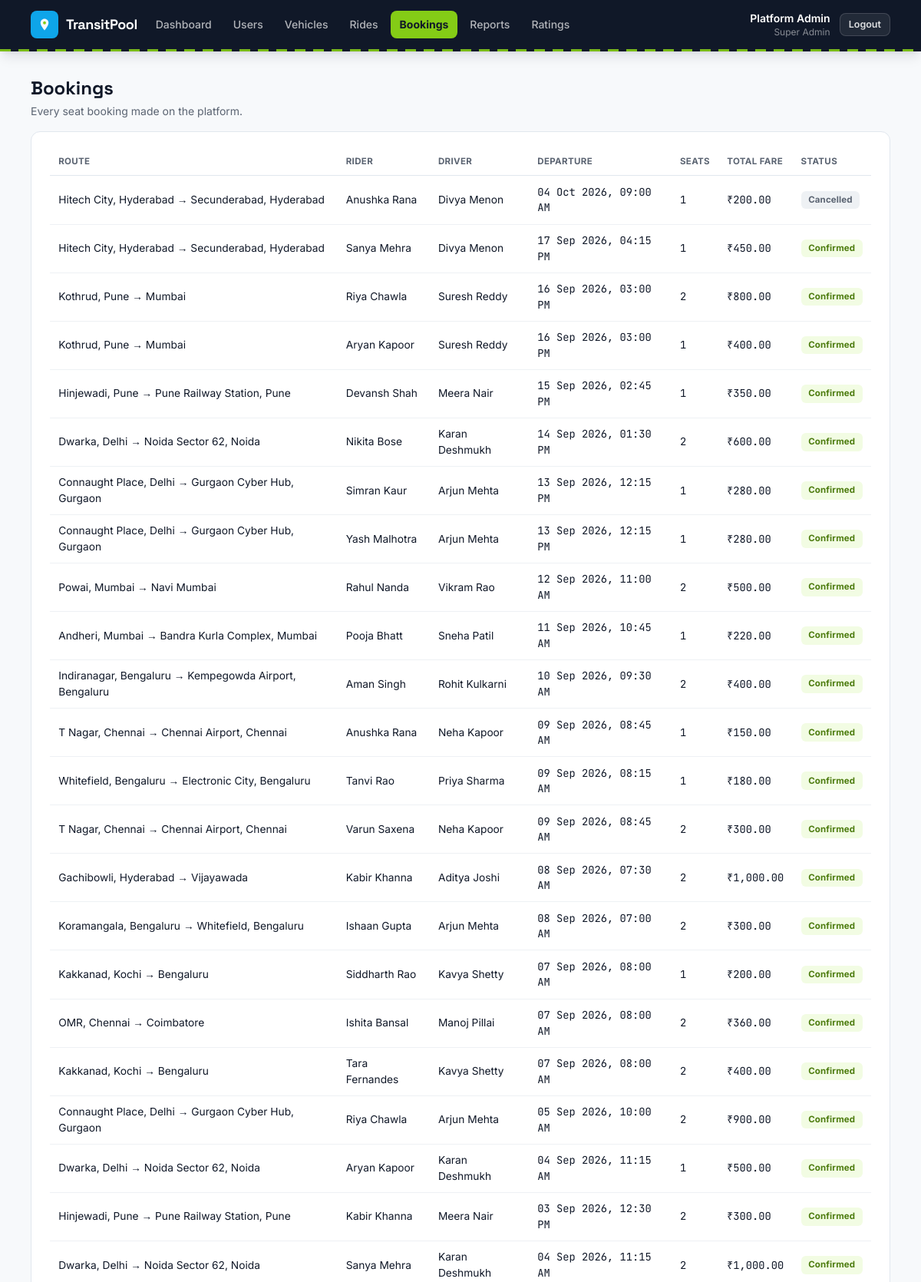
The app's page /index.php?route=admin/bookings (signed in, upper part) with its own data.
### tables this page shows
CREATE TABLE bookings (
    id             INT UNSIGNED AUTO_INCREMENT PRIMARY KEY,
    ride_id        INT UNSIGNED NOT NULL,
    rider_id       INT UNSIGNED NOT NULL,
    seats_booked   TINYINT UNSIGNED NOT NULL,
    fare_per_seat  DECIMAL(8,2) NOT NULL,
    total_fare     DECIMAL(8,2) NOT NULL,
    status         ENUM('confirmed','cancelled') NOT NULL DEFAULT 'confirmed',
    booked_at      TIMESTAMP NOT NULL DEFAULT CURRENT_TIMESTAMP,
    cancelled_at   TIMESTAMP NULL,
    CONSTRAINT fk_bookings_ride  FOREIGN KEY (ride_id)  REFERENCES rides(id) ON DELETE CASCADE,
    CONSTRAINT fk_bookings_rider FOREIGN KEY (rider_id) REFERENCES users(id) ON DELETE CASCADE,
    INDEX idx_bookings_ride (ride_id),
    INDEX idx_bookings_rider (rider_id)
);

CREATE TABLE rides (
    id               INT UNSIGNED AUTO_INCREMENT PRIMARY KEY,
    driver_id        INT UNSIGNED NOT NULL,
    vehicle_id       INT UNSIGNED NOT NULL,
    origin           VARCHAR(120) NOT NULL,
    destination      VARCHAR(120) NOT NULL,
    departure_at     DATETIME NOT NULL,
    seats_total      TINYINT UNSIGNED NOT NULL,
    seats_available  TINYINT UNSIGNED NOT NULL,
    price_per_seat   DECIMAL(8,2) NOT NULL,
    notes            VARCHAR(255) NULL,
    status           ENUM('scheduled','ongoing','completed','cancelled') NOT NULL DEFAULT 'scheduled',
    created_at       TIMESTAMP NOT NULL DEFAULT CURRENT_TIMESTAMP,
    CONSTRAINT fk_rides_driver  FOREIGN KEY (driver_id)  REFERENCES users(id)    ON DELETE CASCADE,
    CONSTRAINT fk_rides_vehicle FOREIGN KEY (vehicle_id) REFERENCES vehicles(id) ON DELETE RESTRICT,
    INDEX idx_rides_driver (driver_id),
    INDEX idx_rides_search (status, departure_at),
    INDEX idx_rides_origin (origin),
    INDEX idx_rides_destination (destination)
);

CREATE TABLE users (
    id         INT UNSIGNED AUTO_INCREMENT PRIMARY KEY,
    name       VARCHAR(120)    NOT NULL,
    email      VARCHAR(150)    NOT NULL UNIQUE,
    phone      VARCHAR(20)     NOT NULL,
    password   VARCHAR(255)    NOT NULL,
    role       ENUM('super_admin','driver','rider') NOT NULL,
    status     ENUM('active','inactive') NOT NULL DEFAULT 'active',
    created_at TIMESTAMP NOT NULL DEFAULT CURRENT_TIMESTAMP
);

### app/controllers/AdminController.php (called while the page is built, shortened)
<?php
require_once __DIR__ . '/../models/Booking.php';
class AdminController
{
    public function bookings(): void
    {
        $bookings = Booking::all();
        require __DIR__ . '/../views/admin/bookings.php';
    }
}

### public/index.php (called while the page is built, shortened)
<?php
require_once __DIR__ . '/../core/helpers.php';
require_once __DIR__ . '/../core/Database.php';
require_once __DIR__ . '/../app/models/Booking.php';
require_once __DIR__ . '/../app/controllers/AdminController.php';
$router = new Router();
$router->get('login', fn() => (new AuthController())->showLogin());
$router->post('login', fn() => (new AuthController())->login());
$router->get('register', fn() => (new AuthController())->showRegister());
$router->post('register', fn() => (new AuthController())->register());
$router->post('logout', fn() => (new AuthController())->logout());
$router->get('admin/dashboard', fn() => (new AdminController())->dashboard());
$router->get('admin/users', fn() => (new AdminController())->users());
$router->post('admin/users/status', fn() => (new AdminController())->userStatus());
$router->get('admin/vehicles', fn() => (new AdminController())->vehicles());
$router->post('admin/vehicles/status', fn() => (new AdminController())->vehicleStatus());
$router->get('admin/rides', fn() => (new AdminController())->rides());
$router->get('admin/rides/show', fn() => (new AdminController())->rideShow());
$router->post('admin/rides/cancel', fn() => (new AdminController())->rideCancel());
$router->get('admin/bookings', fn() => (new AdminController())->bookings());
$router->get('admin/ratings', fn() => (new AdminController())->ratings());
$router->get('admin/reports', fn() => (new AdminController())->reports());
$router->post('admin/reports/resolve', fn() => (new AdminController())->reportResolve());
$router->get('driver/dashboard', fn() => (new DriverController())->dashboard());
$router->get('driver/vehicles', fn() => (new DriverController())->vehicles());
$router->get('driver/vehicles/new', fn() => (new DriverController())->vehicleNew());
$router->post('driver/vehicles/store', fn() => (new DriverController())->vehicleStore());
$router->get('driver/vehicles/edit', fn() => (new DriverController())->vehicleEdit());
$router->post('driver/vehicles/update', fn() => (new DriverController())->vehicleUpdate());
$router->post('driver/vehicles/deactivate', fn() => (new DriverController())->vehicleDeactivate());
$router->post('driver/vehicles/activate', fn() => (new DriverController())->vehicleActivate());
$router->get('driver/rides', fn() => (new DriverController())->rides());
$router->get('driver/rides/new', fn() => (new DriverController())->rideNew());
$router->post('driver/rides/store', fn() => (new DriverController())->rideStore());
$router->get('driver/rides/edit', fn() => (new DriverController())->rideEdit());
$router->post('driver/rides/update', fn() => (new DriverController())->rideUpdate());
$router->post('driver/rides/cancel', fn() => (new DriverController())->rideCancel());
$router->post('driver/rides/start', fn() => (new DriverController())->rideStart());
$router->post('driver/rides/complete', fn() => (new DriverController())->rideComplete());
$router->get('driver/rides/roster', fn() => (new DriverController())->roster());
$router->get('driver/rides/rate', fn() => (new DriverController())->rateRiders());
$router->post('driver/ratings/store', fn() => (new DriverController())->rateRiderStore());
$router->get('driver/profile', fn() => (new DriverController())->profile());
$router->get('rider/dashboard', fn() => (new RiderController())->dashboard());
$router->get('rider/search', fn() => (new RiderController())->search());
$router->get('rider/rides/show', fn() => (new RiderController())->rideShow());
$router->post('rider/bookings/store', fn() => (new RiderController())->bookingStore());
$router->get('rider/bookings', fn() => (new RiderController())->bookings());
$router->post('rider/bookings/cancel', fn() => (new RiderController())->bookingCancel());
$router->get('rider/rides/rate', fn() => (new RiderController())->rateDriver());
$router->post('rider/ratings/store', fn() => (new RiderController())->rateDriverStore());
$router->get('rider/profile', fn() => (new RiderController())->profile());
$router->get('reports/new', fn() => (new ReportController())->newForm());
$router->post('reports/store', fn() => (new ReportController())->store());
$route = $_GET['route'] ?? '';
$router->dispatch($_SERVER['REQUEST_METHOD'], $route);

### core/Router.php (called while the page is built, shortened)
<?php
class Router
{
    private array $routes = ['GET' => [], 'POST' => []];
    public function get(string $route, callable $handler): void
    {
        $this->routes['GET'][$route] = $handler;
    }
    public function post(string $route, callable $handler): void
    {
        $this->routes['POST'][$route] = $handler;
    }
    public function dispatch(string $method, string $route): void
    {
        $handler = $this->routes[$method][$route] ?? null;
        try {
            $handler();
        } catch (Throwable $e) {
            error_log($e->getMessage());
            http_response_code(500);
            require __DIR__ . '/../app/views/errors/500.php';
        }
    }
}

### config/database.php (called while the page is built)
<?php
return [
    'host'     => '127.0.0.1',
    'port'     => 3306,
    'database' => 'carpooling_ride_sharing',
    'username' => 'root',
    'password' => '',
    'charset'  => 'utf8mb4',
];

### core/Database.php (called while the page is built)
<?php
class Database
{
    private static ?PDO $instance = null;
    public static function connect(): PDO
    {
        if (self::$instance === null) {
            $config = require __DIR__ . '/../config/database.php';
            $dsn = sprintf(
                'mysql:host=%s;port=%d;dbname=%s;charset=%s',
                $config['host'],
                $config['port'],
                $config['database'],
                $config['charset']
            );
            self::$instance = new PDO($dsn, $config['username'], $config['password'], [
                PDO::ATTR_ERRMODE            => PDO::ERRMODE_EXCEPTION,
                PDO::ATTR_DEFAULT_FETCH_MODE => PDO::FETCH_ASSOC,
                PDO::ATTR_EMULATE_PREPARES   => false,
            ]);
        }
        return self::$instance;
    }
}

### app/models/Booking.php (called while the page is built, shortened)
<?php
require_once __DIR__ . '/../../core/Database.php';
class Booking
{
    public static function all(): array
    {
        return Database::connect()->query(
            "SELECT b.*, r.origin, r.destination, r.departure_at, r.status AS ride_status,
                    ur.name AS rider_name, ud.name AS driver_name
             FROM bookings b
             JOIN rides r ON r.id = b.ride_id
             JOIN users ur ON ur.id = b.rider_id
             JOIN users ud ON ud.id = r.driver_id
             ORDER BY b.booked_at DESC"
        )->fetchAll();
    }
}

### core/helpers.php (called while the page is built, shortened)
<?php
function e(?string $value): string
{
    return htmlspecialchars($value ?? '', ENT_QUOTES, 'UTF-8');
}
function format_datetime(?string $datetime): string
{
    $ts = strtotime($datetime);
    return $ts === false ? '-' : date('d M Y, h:i A', $ts);
}
function money(float|string $amount): string
{
    return '₹' . number_format((float)$amount, 2);
}
function status_badge_class(string $status): string
{
    return match ($status) {
        'active', 'confirmed', 'completed', 'resolved', 'scheduled' => 'badge-lime',
        'ongoing' => 'badge-sky',
        'inactive', 'cancelled', 'dismissed' => 'badge-slate',
        'open' => 'badge-amber',
        default => 'badge-slate',
    };
}

### app/views/admin/bookings.php (the view, shortened to what this page needs)
<?php $pageTitle = 'Bookings'; require __DIR__ . '/../partials/header.php'; require __DIR__ . '/../partials/navbar.php'; ?>
<main class="max-w-6xl mx-auto px-4 py-8">
    <div class="card-head">
        <div>
            <h1 class="font-display text-2xl font-bold">Bookings</h1>
            <p class="text-slateink text-sm mt-1">Every seat booking made on the platform.</p>
        </div>
    </div>
    <div class="card">
        <div class="table-scroll">
            <table class="data-table">
                <thead><tr><th>Route</th><th>Rider</th><th>Driver</th><th>Departure</th><th>Seats</th><th>Total fare</th><th>Status</th></tr></thead>
                <tbody>
                <?php foreach ($bookings as $b): ?>
                    <tr>
                        <td><?= e($b['origin']) ?> &rarr; <?= e($b['destination']) ?></td>
                        <td><?= e($b['rider_name']) ?></td>
                        <td><?= e($b['driver_name']) ?></td>
                        <td class="font-mono-tab"><?= format_datetime($b['departure_at']) ?></td>
                        <td class="font-mono-tab"><?= (int)$b['seats_booked'] ?></td>
                        <td class="font-mono-tab"><?= money($b['total_fare']) ?></td>
                        <td><span class="badge <?= status_badge_class($b['status']) ?>"><?= e(ucfirst($b['status'])) ?></span></td>
                    </tr>
                <?php endforeach; ?>
                </tbody>
            </table>
        </div>
    </div>
</main>
<?php require __DIR__ . '/../partials/footer.php'; ?>

### public/assets/css/style.css (style rules this page uses)
* { box-sizing: border-box; }
h1, h2, h3, h4, .font-display { font-family: 'Space Grotesk', 'Inter', sans-serif; }
.font-mono-tab { font-family: 'JetBrains Mono', monospace; font-variant-numeric: tabular-nums; }
.card { background: #fff; border: 1px solid var(--line, #E1E7EE); border-radius: 12px; padding: 1.25rem 1.5rem; margin-bottom: 1.25rem; }
.card-head { display: flex; align-items: center; justify-content: space-between; gap: 1rem; margin-bottom: 1rem; flex-wrap: wrap; }
.badge { display:inline-flex; align-items:center; padding: 0.2rem 0.6rem; border-radius: 6px; font-size: 0.72rem; font-weight: 700; letter-spacing: 0.01em; }
.badge-lime { background: #F2FCE3; color: #4D7C0F; }
.badge-slate { background: #EEF1F4; color: #5B6472; }
.table-scroll { overflow-x: auto; }
.data-table { width: 100%; border-collapse: collapse; font-size: 0.86rem; }
.data-table th { text-align: left; padding: 0.6rem 0.7rem; color: #5B6472; font-weight: 700; font-size: 0.72rem; text-transform: uppercase; letter-spacing: 0.03em; border-bottom: 1px solid #E1E7EE; }
.data-table td { padding: 0.65rem 0.7rem; border-bottom: 1px solid #EEF1F4; vertical-align: middle; }

### records on screen
bookings: ride.origin "Hitech City, Hyderabad", ride.destination "Secunderabad, Hyderabad", rider.name "Anushka Rana", users.name "Divya Menon", ride.departure_at "04 Oct 2026, 09:00 AM", seats_booked "1", total_fare "₹200.00", status "Cancelled"
bookings: ride.origin "Hitech City, Hyderabad", ride.destination "Secunderabad, Hyderabad", rider.name "Sanya Mehra", users.name "Divya Menon", ride.departure_at "17 Sep 2026, 04:15 PM", seats_booked "1", total_fare "₹450.00", status "Confirmed"
bookings: ride.origin "Kothrud, Pune", ride.destination "Mumbai", rider.name "Riya Chawla", users.name "Suresh Reddy", ride.departure_at "16 Sep 2026, 03:00 PM", seats_booked "2", total_fare "₹800.00", status "Confirmed"
bookings: ride.origin "Kothrud, Pune", ride.destination "Mumbai", rider.name "Aryan Kapoor", users.name "Suresh Reddy", ride.departure_at "16 Sep 2026, 03:00 PM", seats_booked "1", total_fare "₹400.00", status "Confirmed"
bookings: ride.origin "Hinjewadi, Pune", ride.destination "Pune Railway Station, Pune", rider.name "Devansh Shah", users.name "Meera Nair", ride.departure_at "15 Sep 2026, 02:45 PM", seats_booked "1", total_fare "₹350.00", status "Confirmed"
bookings: ride.origin "Dwarka, Delhi", ride.destination "Noida Sector 62, Noida", rider.name "Nikita Bose", users.name "Karan Deshmukh", ride.departure_at "14 Sep 2026, 01:30 PM", seats_booked "2", total_fare "₹600.00", status "Confirmed"
bookings: ride.origin "Connaught Place, Delhi", ride.destination "Gurgaon Cyber Hub, Gurgaon", rider.name "Simran Kaur", users.name "Arjun Mehta", ride.departure_at "13 Sep 2026, 12:15 PM", seats_booked "1", total_fare "₹280.00", status "Confirmed"
bookings: ride.origin "Connaught Place, Delhi", ride.destination "Gurgaon Cyber Hub, Gurgaon", rider.name "Yash Malhotra", users.name "Arjun Mehta", ride.departure_at "13 Sep 2026, 12:15 PM", seats_booked "1", total_fare "₹280.00", status "Confirmed"
bookings: ride.origin "Powai, Mumbai", ride.destination "Navi Mumbai", rider.name "Rahul Nanda", users.name "Vikram Rao", ride.departure_at "12 Sep 2026, 11:00 AM", seats_booked "2", total_fare "₹500.00", status "Confirmed"
bookings: ride.origin "Andheri, Mumbai", ride.destination "Bandra Kurla Complex, Mumbai", rider.name "Pooja Bhatt", users.name "Sneha Patil", ride.departure_at "11 Sep 2026, 10:45 AM", seats_booked "1", total_fare "₹220.00", status "Confirmed"
bookings: ride.origin "Indiranagar, Bengaluru", ride.destination "Kempegowda Airport, Bengaluru", rider.name "Aman Singh", users.name "Rohit Kulkarni", ride.departure_at "10 Sep 2026, 09:30 AM", seats_booked "2", total_fare "₹400.00", status "Confirmed"
bookings: ride.origin "T Nagar, Chennai", ride.destination "Chennai Airport, Chennai", rider.name "Anushka Rana", users.name "Neha Kapoor", ride.departure_at "09 Sep 2026, 08:45 AM", seats_booked "1", total_fare "₹150.00", status "Confirmed"
bookings: ride.origin "Whitefield, Bengaluru", ride.destination "Electronic City, Bengaluru", rider.name "Tanvi Rao", users.name "Priya Sharma", ride.departure_at "09 Sep 2026, 08:15 AM", seats_booked "1", total_fare "₹180.00", status "Confirmed"
bookings: ride.origin "T Nagar, Chennai", ride.destination "Chennai Airport, Chennai", rider.name "Varun Saxena", users.name "Neha Kapoor", ride.departure_at "09 Sep 2026, 08:45 AM", seats_booked "2", total_fare "₹300.00", status "Confirmed"
bookings: ride.origin "Gachibowli, Hyderabad", ride.destination "Vijayawada", rider.name "Kabir Khanna", users.name "Aditya Joshi", ride.departure_at "08 Sep 2026, 07:30 AM", seats_booked "2", total_fare "₹1,000.00", status "Confirmed"
bookings: ride.origin "Koramangala, Bengaluru", ride.destination "Whitefield, Bengaluru", rider.name "Ishaan Gupta", users.name "Arjun Mehta", ride.departure_at "08 Sep 2026, 07:00 AM", seats_booked "2", total_fare "₹300.00", status "Confirmed"
bookings: ride.origin "Kakkanad, Kochi", ride.destination "Bengaluru", rider.name "Siddharth Rao", users.name "Kavya Shetty", ride.departure_at "07 Sep 2026, 08:00 AM", seats_booked "1", total_fare "₹200.00", status "Confirmed"
bookings: ride.origin "OMR, Chennai", ride.destination "Coimbatore", rider.name "Ishita Bansal", users.name "Manoj Pillai", ride.departure_at "07 Sep 2026, 08:00 AM", seats_booked "2", total_fare "₹360.00", status "Confirmed"
bookings: ride.origin "Kakkanad, Kochi", ride.destination "Bengaluru", rider.name "Tara Fernandes", users.name "Kavya Shetty", ride.departure_at "07 Sep 2026, 08:00 AM", seats_booked "2", total_fare "₹400.00", status "Confirmed"
bookings: ride.origin "Connaught Place, Delhi", ride.destination "Gurgaon Cyber Hub, Gurgaon", rider.name "Riya Chawla", users.name "Arjun Mehta", ride.departure_at "05 Sep 2026, 10:00 AM", seats_booked "2", total_fare "₹900.00", status "Confirmed"
bookings: ride.origin "Dwarka, Delhi", ride.destination "Noida Sector 62, Noida", rider.name "Aryan Kapoor", users.name "Karan Deshmukh", ride.departure_at "04 Sep 2026, 11:15 AM", seats_booked "1", total_fare "₹500.00", status "Confirmed"
bookings: ride.origin "Hinjewadi, Pune", ride.destination "Pune Railway Station, Pune", rider.name "Kabir Khanna", users.name "Meera Nair", ride.departure_at "03 Sep 2026, 12:30 PM", seats_booked "2", total_fare "₹300.00", status "Confirmed"
bookings: ride.origin "Dwarka, Delhi", ride.destination "Noida Sector 62, Noida", rider.name "Sanya Mehra", users.name "Karan Deshmukh", ride.departure_at "04 Sep 2026, 11:15 AM", seats_booked "2", total_fare "₹1,000.00", status "Confirmed"

### other values on screen
$label "Dashboard"
$label "Users"
$label "Vehicles"
$label "Rides"
$label "Bookings"
$label "Reports"
$label "Ratings"
Auth::name() "Platform Admin"
str_replace('_', ' ', $role ?? '') "Super Admin"
